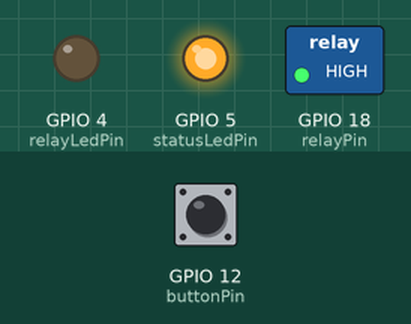
Bench run of a sketch on a simulated ESP32. On the bench: switched loads named in the sketch (green lamp = pin HIGH), output pins drawn as LEDs (lit = HIGH). The test bench sets the inputs (shaded band); at power-on: GPIO 12 (buttonPin) HIGH. WiFi joins after 1.5 s; servers stay silent unless stated; storage starts empty; what the sketch prints to the serial monitor is not drawn.

Above: at 2.7 s.
2.8 s: GPIO 12 (buttonPin) pulled LOW for 0.15 s
At 3.6 s:
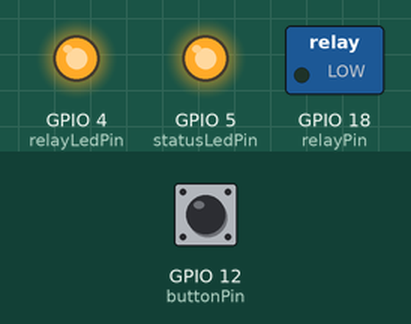
Timing chart, 0 to 5.8 s (numbered marks = the images above; inputs shaded):
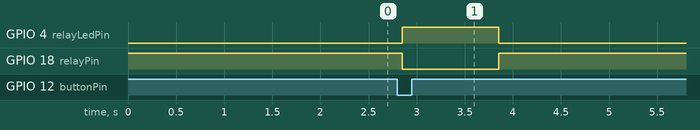

The sketch:

sketch_esp32.ino
```cpp
#include <WiFi.h>
#include <WebServer.h>
#include "LittleFS.h"

// Wi-Fi credentials
const char* ssid = "YOUR_WIFI_SSID";
const char* password = "YOUR_WIFI_PASSWORD";

// GPIO setup
const int relayPin = 18;     // Relay IN (#Active LOW)
const int statusLedPin = 5;  // System status LED = ON always
const int relayLedPin = 4;   // NEW: LED indicator for relay ON
const int buttonPin = 12;    // Button to GND

// Button debounce
bool lastButtonState = HIGH;
bool buttonPressed = false;
unsigned long lastDebounceTime = 0;
const unsigned long debounceDelay = 50;

// Relay timing
bool relayActive = false;
unsigned long relayStartTime = 0;

WebServer server(80);

// ===== Relay Trigger (1s pulse) =====
void triggerRelay() {
  Serial.println("Triggering relay...");
  digitalWrite(relayPin, LOW);      // Relay ON
  digitalWrite(relayLedPin, HIGH);  // LED ON (active HIGH)
  relayStartTime = millis();
  relayActive = true;
}

// ===== Serve Static Files =====
void serveFile(const char* path, const char* type) {
  if (LittleFS.exists(path)) {
    File file = LittleFS.open(path, "r");
    server.streamFile(file, type);
    file.close();
  } else {
    server.send(404, "text/plain", "File Not Found");
  }
}

void setup() {
  Serial.begin(115200);

  // Pin modes
  pinMode(relayPin, OUTPUT);
  pinMode(statusLedPin, OUTPUT);
  pinMode(relayLedPin, OUTPUT);  // NEW
  pinMode(buttonPin, INPUT_PULLUP);

  // Initial states
  digitalWrite(relayPin, HIGH);      // Relay OFF
  digitalWrite(statusLedPin, HIGH);  // System LED ON
  digitalWrite(relayLedPin, LOW);    // Relay LED OFF

  // Wi-Fi connect
  WiFi.begin(ssid, password);
  Serial.print("Connecting to WiFi");
  while (WiFi.status() != WL_CONNECTED) {
    delay(500);
    Serial.print(".");
  }
  Serial.println("\nConnected!");
  Serial.print("IP Address: ");
  Serial.println(WiFi.localIP());

  // LittleFS init
  if (!LittleFS.begin(true)) {
    Serial.println("LittleFS mount failed!");
    return;
  }

  // === Web Routes ===
  server.on("/", []() {
    serveFile("/index.html", "text/html");
  });
  server.on("/pc.html", []() {
    serveFile("/pc.html", "text/html");
  });
  server.on("/style.css", []() {
    serveFile("/style.css", "text/css");
  });

  server.on("/trigger", HTTP_POST, []() {
    triggerRelay();
    server.sendHeader("Access-Control-Allow-Origin", "*");
    server.send(200, "text/plain", "Relay triggered!");
  });

  server.on("/trigger", HTTP_OPTIONS, []() {
    server.sendHeader("Access-Control-Allow-Origin", "*");
    server.sendHeader("Access-Control-Allow-Methods", "POST, OPTIONS");
    server.sendHeader("Access-Control-Allow-Headers", "Content-Type");
    server.send(204);
  });

  server.begin();
  Serial.println("Web server started.");
}

void loop() {
  server.handleClient();

  // Button debounce
  bool reading = digitalRead(buttonPin);
  if (reading != lastButtonState) {
    lastDebounceTime = millis();
  }

  if ((millis() - lastDebounceTime) > debounceDelay) {
    if (reading == LOW && !buttonPressed) {
      Serial.println("Physical button press detected.");
      triggerRelay();
      buttonPressed = true;
    }
    if (reading == HIGH) {
      buttonPressed = false;
    }
  }
  lastButtonState = reading;

  // Relay auto-release after 1 second
  if (relayActive && millis() - relayStartTime >= 1000) {
    digitalWrite(relayPin, HIGH);    // Relay OFF
    digitalWrite(relayLedPin, LOW);  // LED OFF
    relayActive = false;
    Serial.println("Relay released.");
  }
}
```

Measured:
- after the input at 2.8 s, GPIO 4 (relayLedPin): LOW → HIGH after 0.05 s, → LOW 1.0 s later; GPIO 18 (relayPin): HIGH → LOW after 0.05 s, → HIGH 1.0 s later
